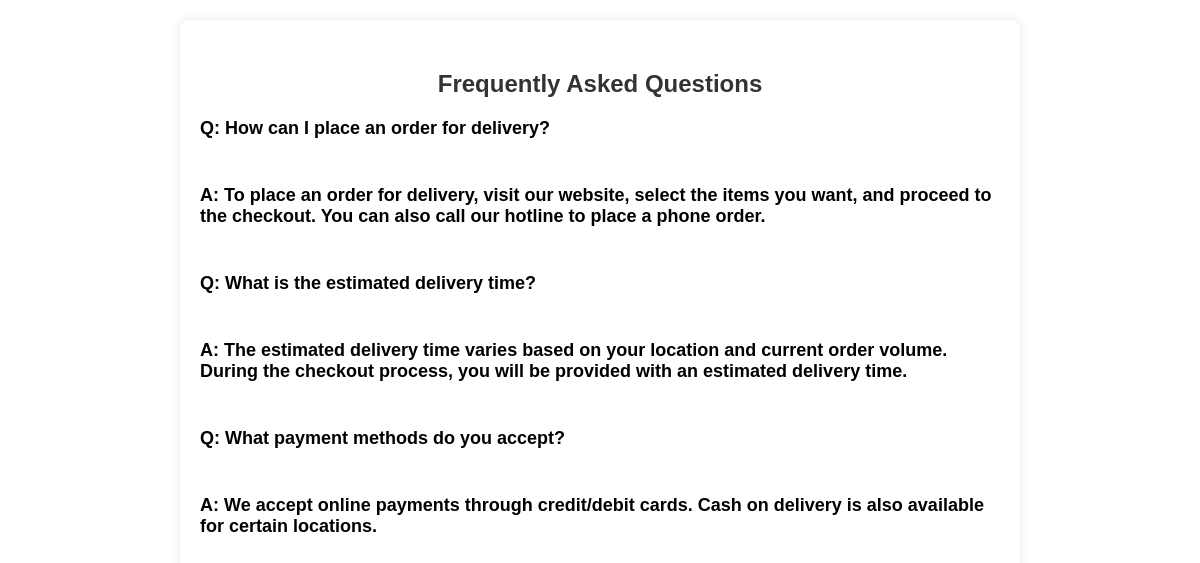
The page /view/faq.php (signed in) on the database its author committed.
### tables this page shows
CREATE TABLE `faq` (
  `faq_id` int(11) NOT NULL,
  `faq_question` longtext NOT NULL,
  `faq_answer` longtext NOT NULL
);

### model/faqModel.php (called while the page is built, shortened)
<?php
function getFaq(){
        $con = getConnection();
        $sql = "select * from faq";
        $result = mysqli_query($con, $sql);
        $faqs = [];
        while($faq = mysqli_fetch_assoc($result)){
            array_push($faqs, $faq);
        }
        return $faqs;
    }
?>

### view/faq.php (the view, shortened to what this page needs)
<?php
    require_once('../model/faqModel.php');
    $faqs=getFaq();
?>
<html>
<head>
    <link rel="stylesheet" type="text/css" href="../css/faq.css">
</head>
<body>
    <h2>Frequently Asked Questions</h2>
    <?php for($i=0;$i<count($faqs);$i++)
            {?>
                <strong><?=$faqs[$i]['faq_question']?></strong><br><br>
                <strong><?=$faqs[$i]['faq_answer']?></strong><br><br>
    <?php   }?>
</body>
</html>

### css/faq.css (style rules this page uses)
body { font-family: 'Arial', sans-serif; background-color: #f5f5f5; margin: 0; padding: 0; }
h2 { color: #333; text-align: center; margin-top: 30px; }
strong { color: #000000; }
body { max-width: 800px; margin: 20px auto; background-color: #fff; padding: 20px; border-radius: 8px; box-shadow: 0 0 10px rgba(0, 0, 0, 0.1); }
strong { display: block; font-size: 18px; margin-bottom: 10px; }

### rows shown on the page
faq: faq_question "Q: How can I place an order for delivery?", faq_answer "A: To place an order for delivery, visit our website, select the items you want, and proceed to the checkout. You can also call our hotline to place a phone order."
faq: faq_question "Q: What is the estimated delivery time?", faq_answer "A: The estimated delivery time varies based on your location and current order volume. During the checkout process, you will be provided with an estimated delivery time."
faq: faq_question "Q: What payment methods do you accept?", faq_answer "A: We accept online payments through credit/debit cards. Cash on delivery is also available for certain locations."
